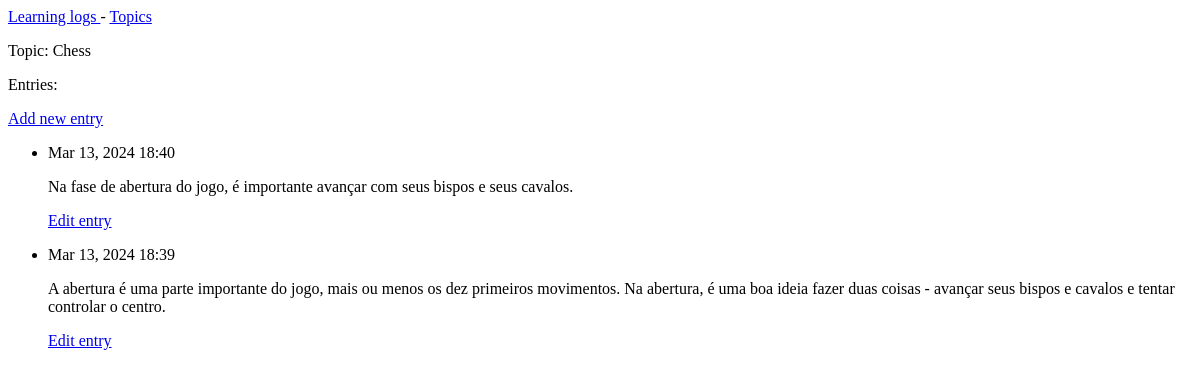
Page /topics/1/ on the earlier database version.
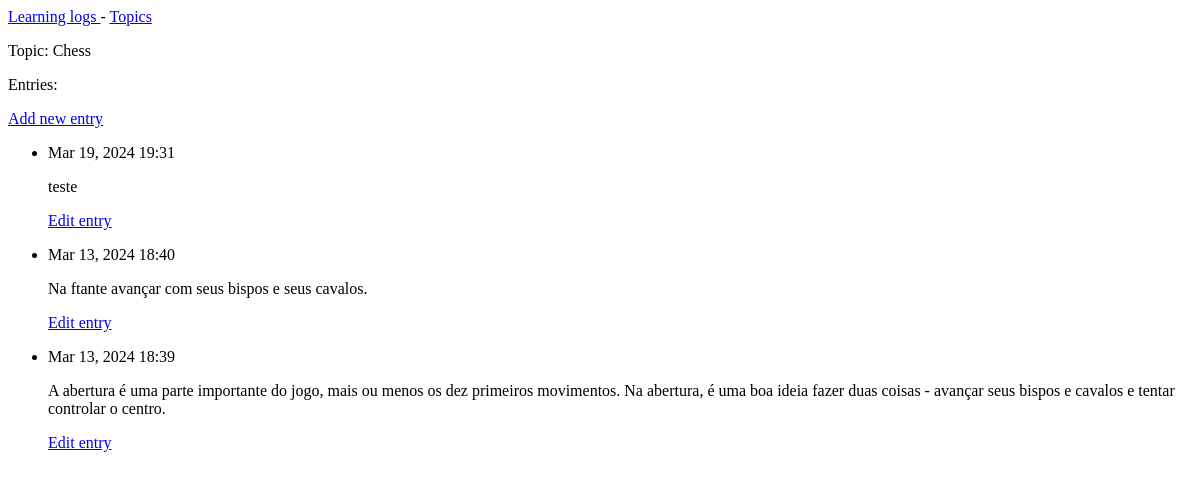
Same page on the later database version.
### learning_logs/models.py (models this page shows, shortened)
class Entry(models.Model):
    topic = models.ForeignKey(Topic, on_delete = models.CASCADE)
    text = models.TextField()
    date_added = models.DateTimeField(auto_now_add = True)
    class Meta:
        verbose_name_plural = 'entries'

### learning_logs/views.py (the view)
# urls.py: path('topics/<int:topic_id>/', views.topic, name='topic' ),
def topic(request, topic_id):
    topic = Topic.objects.get(id=topic_id)
    entries = topic.entry_set.order_by('-date_added')
    context = {'topic': topic, 'entries': entries}
    return render (request, 'learning_logs/topic.html', context)

### learning_logs/templates/learning_logs/topic.html
{% extends 'learning_logs/base.html' %}
{% block content %}
    <p>Topic: {{ topic.text }}</p>
    <p>Entries:</p>
    <p>
        <a href="{% url 'learning_logs:new_entry' topic.id %}">Add new entry</a>
    </p>
    <ul>
        {% for entry in entries %}
        <li>
            <p>{{ entry.date_added|date:'M d, Y H:i' }}</p>
            <p>{{ entry.text|linebreaks }}</p>
            <p>
                <a href="{% url 'learning_logs:edit_entry' entry.id %} ">Edit entry</a>
            </p>
        </li>
        {% empty %}
        <li>Nenhuma entrada disponível</li>
        {% endfor %}
    </ul>
{% endblock content %}

Differences in the rows shown:
added Entry: date_added "Mar 19, 2024 19:31", text "teste"
changed Entry: text "Na fase de abertura do jogo, é importante avançar com seus bispos e seus cavalos." → "Na ftante avançar com seus bispos e seus cavalos."
